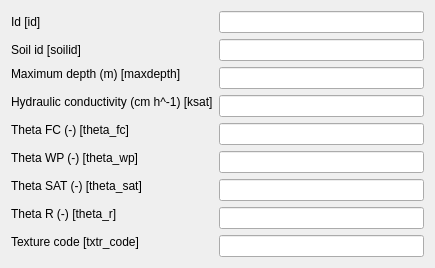
<?xml version="1.0" encoding="UTF-8"?>
<ui version="4.0">
 <class>Dialog</class>
 <widget class="QDialog" name="Dialog">
  <property name="geometry">
   <rect>
    <x>0</x>
    <y>0</y>
    <width>435</width>
    <height>247</height>
   </rect>
  </property>
  <property name="windowTitle">
   <string>Dialog</string>
  </property>
  <layout class="QFormLayout" name="formLayout">
   <item row="0" column="0">
    <widget class="QLabel" name="fid_LBL">
     <property name="toolTip">
      <string>Unique feature identifier</string>
     </property>
     <property name="text">
      <string>Id [id]</string>
     </property>
    </widget>
   </item>
   <item row="0" column="1">
    <widget class="QLineEdit" name="fid">
     <property name="enabled">
      <bool>true</bool>
     </property>
     <property name="toolTip">
      <string>Unique soil layer identifier</string>
     </property>
    </widget>
   </item>
   <item row="1" column="0">
    <widget class="QLabel" name="soilid_LBL">
     <property name="toolTip">
      <string>The id of the soil profile</string>
     </property>
     <property name="text">
      <string>Soil id [soilid]</string>
     </property>
    </widget>
   </item>
   <item row="1" column="1">
    <widget class="QLineEdit" name="soilid">
     <property name="toolTip">
      <string>Id of the soil profile</string>
     </property>
    </widget>
   </item>
   <item row="2" column="0">
    <widget class="QLabel" name="maxdepth_LBL">
     <property name="text">
      <string>Maximum depth (m) [maxdepth]</string>
     </property>
     <property name="alignment">
      <set>Qt::AlignLeading|Qt::AlignLeft|Qt::AlignTop</set>
     </property>
    </widget>
   </item>
   <item row="2" column="1">
    <widget class="QLineEdit" name="maxdepth">
     <property name="toolTip">
      <string>Maximum depth of the soil layer from the top </string>
     </property>
    </widget>
   </item>
   <item row="3" column="0">
    <widget class="QLabel" name="ksat_LBL">
     <property name="text">
      <string>Hydraulic conductivity (cm h^-1) [ksat]</string>
     </property>
     <property name="alignment">
      <set>Qt::AlignLeading|Qt::AlignLeft|Qt::AlignTop</set>
     </property>
    </widget>
   </item>
   <item row="3" column="1">
    <widget class="QLineEdit" name="ksat">
     <property name="toolTip">
      <string>Hydraulic conductivity at saturation in centimeters per hours</string>
     </property>
    </widget>
   </item>
   <item row="4" column="0">
    <widget class="QLabel" name="theta_fc_LBL">
     <property name="text">
      <string>Theta FC (-) [theta_fc]</string>
     </property>
     <property name="alignment">
      <set>Qt::AlignLeading|Qt::AlignLeft|Qt::AlignTop</set>
     </property>
    </widget>
   </item>
   <item row="4" column="1">
    <widget class="QLineEdit" name="theta_fc">
     <property name="toolTip">
      <string>Soil humidity at field capacity (adimensional)</string>
     </property>
    </widget>
   </item>
   <item row="5" column="0">
    <widget class="QLabel" name="theta_wp_LBL">
     <property name="text">
      <string>Theta WP (-) [theta_wp]</string>
     </property>
     <property name="alignment">
      <set>Qt::AlignLeading|Qt::AlignLeft|Qt::AlignTop</set>
     </property>
    </widget>
   </item>
   <item row="5" column="1">
    <widget class="QLineEdit" name="theta_wp">
     <property name="toolTip">
      <string>Soil humidity at wilting point (adimensional)</string>
     </property>
    </widget>
   </item>
   <item row="6" column="0">
    <widget class="QLabel" name="theta_sat_LBL">
     <property name="text">
      <string>Theta SAT (-) [theta_sat]</string>
     </property>
     <property name="alignment">
      <set>Qt::AlignLeading|Qt::AlignLeft|Qt::AlignTop</set>
     </property>
    </widget>
   </item>
   <item row="6" column="1">
    <widget class="QLineEdit" name="theta_sat">
     <property name="toolTip">
      <string>Soil humidity at saturation (adimensional)</string>
     </property>
    </widget>
   </item>
   <item row="7" column="0">
    <widget class="QLabel" name="theta_r_LBL">
     <property name="text">
      <string>Theta R (-) [theta_r]</string>
     </property>
     <property name="alignment">
      <set>Qt::AlignLeading|Qt::AlignLeft|Qt::AlignTop</set>
     </property>
    </widget>
   </item>
   <item row="7" column="1">
    <widget class="QLineEdit" name="theta_r">
     <property name="toolTip">
      <string>Residual soil humidity (adimensional)</string>
     </property>
    </widget>
   </item>
   <item row="8" column="0">
    <widget class="QLabel" name="txtr_code_LBL">
     <property name="text">
      <string>Texture code [txtr_code]</string>
     </property>
     <property name="alignment">
      <set>Qt::AlignLeading|Qt::AlignLeft|Qt::AlignTop</set>
     </property>
    </widget>
   </item>
   <item row="8" column="1">
    <widget class="QLineEdit" name="txtr_code">
     <property name="toolTip">
      <string>1:sand, 2:Loamy sand, 3:sandy loam, 4:loam, 5:silt loam, 6:silt, 7:sandy clay loam, 8: clay loam, 9: silty clay loam, 10: sandy clay, 11: silty clay, 12:clay</string>
     </property>
    </widget>
   </item>
  </layout>
 </widget>
 <resources/>
 <connections/>
</ui>
